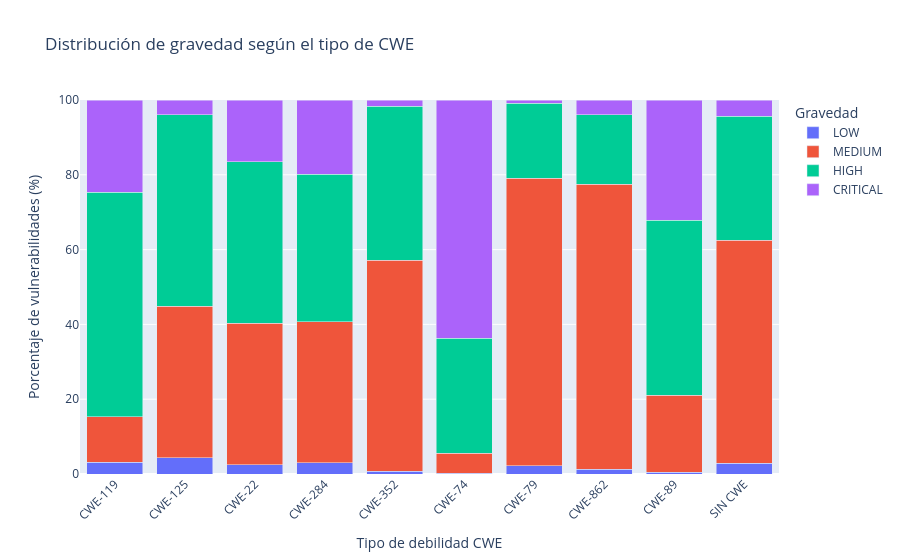

Source (notebook cell):
### Code cell
# Gráfico de gravedad por tipo de CWE

tabla_grafico = (
    tabla_cwe_gravedad
    .reset_index()
    .melt(
        id_vars="cwe",
        var_name="Gravedad",
        value_name="Porcentaje"
    )
)

fig = px.bar(
    tabla_grafico,
    x="cwe",
    y="Porcentaje",
    color="Gravedad",
    barmode="stack",
    title="Distribución de gravedad según el tipo de CWE",
    labels={
        "cwe": "Tipo de debilidad CWE",
        "Porcentaje": "Porcentaje de vulnerabilidades (%)"
    },
    category_orders={
        "Gravedad": ["LOW", "MEDIUM", "HIGH", "CRITICAL"]
    }
)

fig.update_layout(
    xaxis_tickangle=-45,
    yaxis_range=[0, 100]
)

fig.show()

### Figure 1 — Plotly figure (JSON) as saved in the notebook; plotly's stock layout.template omitted (floating-point values rounded to 4 significant figures)
{"data": [{"hovertemplate": "Gravedad=LOW<br>Tipo de debilidad CWE=%{x}<br>Porcentaje de vulnerabilidades (%)=%{y}<extra></extra>", "legendgroup": "LOW", "marker": {"color": "#636efa", "pattern": {"shape": ""}}, "name": "LOW", "orientation": "v", "showlegend": true, "textposition": "auto", "type": "bar", "x": ["CWE-119", "CWE-125", "CWE-22", "CWE-284", "CWE-352", "CWE-74", "CWE-79", "CWE-862", "CWE-89", "SIN CWE"], "xaxis": "x", "y": [3.209, 4.332, 2.5, 3.021, 0.6977, 0.2338, 2.155, 1.298, 0.5105, 2.813], "yaxis": "y"}, {"hovertemplate": "Gravedad=MEDIUM<br>Tipo de debilidad CWE=%{x}<br>Porcentaje de vulnerabilidades (%)=%{y}<extra></extra>", "legendgroup": "MEDIUM", "marker": {"color": "#EF553B", "pattern": {"shape": ""}}, "name": "MEDIUM", "orientation": "v", "showlegend": true, "textposition": "auto", "type": "bar", "x": ["CWE-119", "CWE-125", "CWE-22", "CWE-284", "CWE-352", "CWE-74", "CWE-79", "CWE-862", "CWE-89", "SIN CWE"], "xaxis": "x", "y": [12.06, 40.55, 37.79, 37.66, 56.45, 5.378, 76.93, 76.19, 20.55, 59.73], "yaxis": "y"}, {"hovertemplate": "Gravedad=HIGH<br>Tipo de debilidad CWE=%{x}<br>Porcentaje de vulnerabilidades (%)=%{y}<extra></extra>", "legendgroup": "HIGH", "marker": {"color": "#00cc96", "pattern": {"shape": ""}}, "name": "HIGH", "orientation": "v", "showlegend": true, "textposition": "auto", "type": "bar", "x": ["CWE-119", "CWE-125", "CWE-22", "CWE-284", "CWE-352", "CWE-74", "CWE-79", "CWE-862", "CWE-89", "SIN CWE"], "xaxis": "x", "y": [60.02, 51.14, 43.17, 39.48, 41.22, 30.67, 20.01, 18.62, 46.84, 33.09], "yaxis": "y"}, {"hovertemplate": "Gravedad=CRITICAL<br>Tipo de debilidad CWE=%{x}<br>Porcentaje de vulnerabilidades (%)=%{y}<extra></extra>", "legendgroup": "CRITICAL", "marker": {"color": "#ab63fa", "pattern": {"shape": ""}}, "name": "CRITICAL", "orientation": "v", "showlegend": true, "textposition": "auto", "type": "bar", "x": ["CWE-119", "CWE-125", "CWE-22", "CWE-284", "CWE-352", "CWE-74", "CWE-79", "CWE-862", "CWE-89", "SIN CWE"], "xaxis": "x", "y": [24.72, 3.971, 16.54, 19.84, 1.628, 63.72, 0.9066, 3.894, 32.1, 4.367], "yaxis": "y"}], "layout": {"barmode": "stack", "legend": {"title": {"text": "Gravedad"}, "tracegroupgap": 0}, "title": {"text": "Distribución de gravedad según el tipo de CWE"}, "xaxis": {"anchor": "y", "domain": [0, 1], "tickangle": -45, "title": {"text": "Tipo de debilidad CWE"}}, "yaxis": {"anchor": "x", "domain": [0, 1], "range": [0, 100], "title": {"text": "Porcentaje de vulnerabilidades (%)"}}}}
